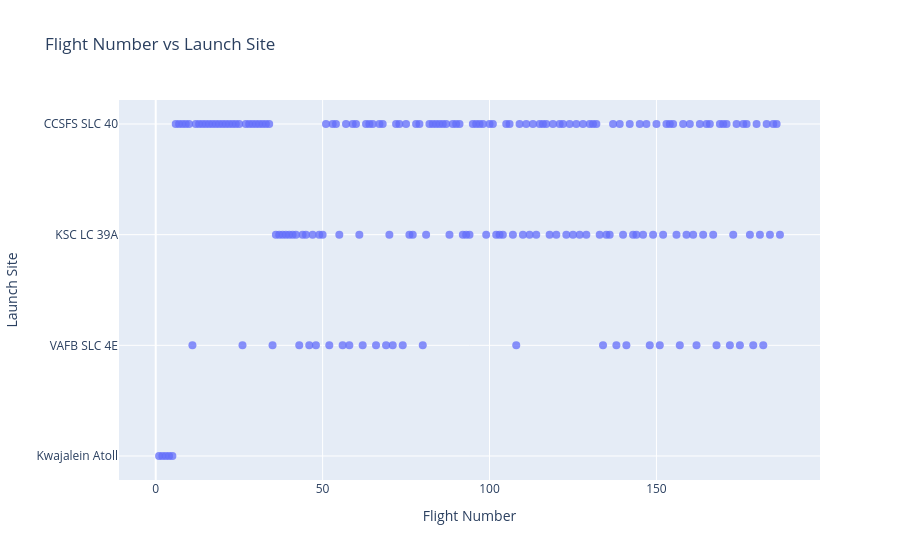

The cell this chart's notebook holds for it:
### Code cell
order_sites = df[COL_SITE].value_counts().index.tolist()
fig18 = px.scatter(df, x=COL_FLIGHT, y=COL_SITE,
                   category_orders={COL_SITE: order_sites},
                   title="Flight Number vs Launch Site",
                   labels={COL_FLIGHT:"Flight Number", COL_SITE:"Launch Site"})
fig18.update_traces(marker_size=8, marker_opacity=0.75)
fig18.show()

### Figure 1 — Plotly figure (JSON) as saved in the notebook; plotly's stock layout.template omitted (floating-point values rounded to 4 significant figures; data arrays with more than 128 entries replaced by an {"elided": "..."} marker saying what was removed)
{"data": [{"hovertemplate": "Flight Number=%{x}<br>Launch Site=%{y}<extra></extra>", "legendgroup": "", "marker": {"color": "#636efa", "opacity": 0.75, "size": 8, "symbol": "circle"}, "mode": "markers", "name": "", "orientation": "h", "showlegend": false, "type": "scatter", "x": {"elided": "187 int values"}, "xaxis": "x", "y": {"elided": "187 str values"}, "yaxis": "y"}], "layout": {"legend": {"tracegroupgap": 0}, "title": {"text": "Flight Number vs Launch Site"}, "xaxis": {"anchor": "y", "domain": [0, 1], "title": {"text": "Flight Number"}}, "yaxis": {"anchor": "x", "categoryarray": ["Kwajalein Atoll", "VAFB SLC 4E", "KSC LC 39A", "CCSFS SLC 40"], "categoryorder": "array", "domain": [0, 1], "title": {"text": "Launch Site"}}}}
